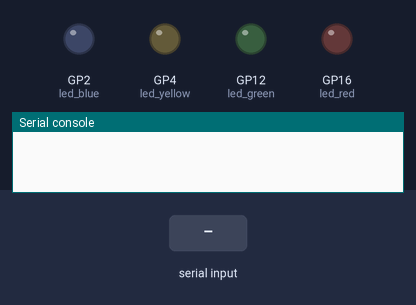
Bench run of a program on a simulated Raspberry Pi Pico running MicroPython. Shown: output pins drawn as LEDs (lit = HIGH), the last lines printed to the serial console. Inputs (shaded band) come from the test bench.

Above: at 1.2 s.
1.3 s: "c\n" received over the second serial link
At 2.1 s:
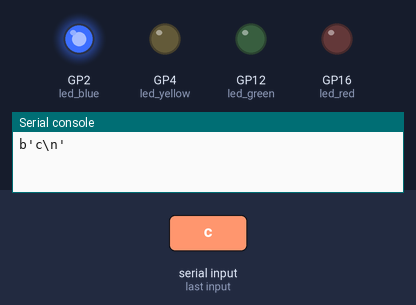
2.8 s: "e\n" received over the second serial link
At 3.2 s:
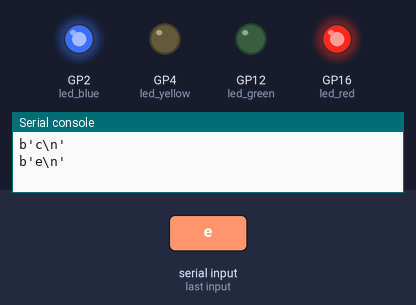
4.3 s: "d\n" received over the second serial link
At 5.5 s:
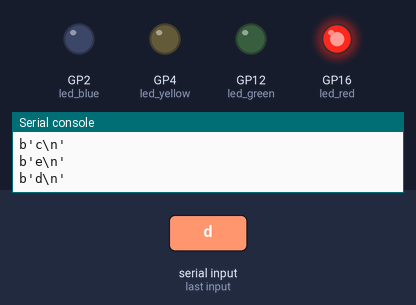
5.8 s: "a\n" received over the second serial link
At 6.7 s:
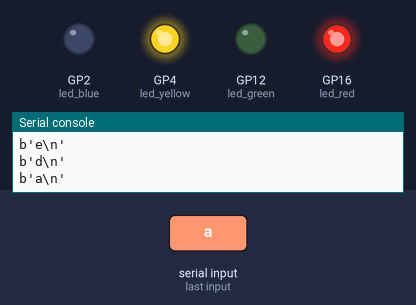
7.3 s: "f\n" received over the second serial link
At 7.8 s:
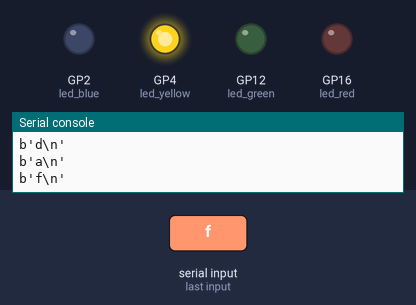
8.8 s: "g\n" received over the second serial link
At 10.2 s:
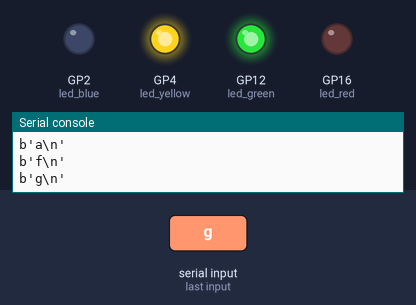
Timing chart, 0 to 11.3 s (numbered marks = the images above; inputs shaded):
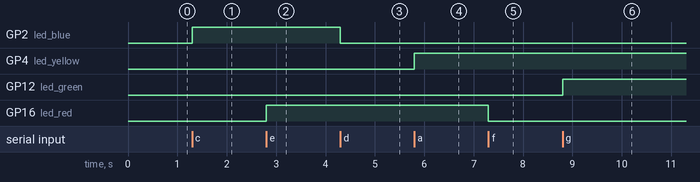

Measured:
- after the input at 1.3 s, GP2 (led_blue): LOW → HIGH at once
- after the input at 2.8 s, GP16 (led_red): LOW → HIGH at once
- after the input at 4.3 s, GP2 (led_blue): HIGH → LOW at once
- after the input at 5.8 s, GP4 (led_yellow): LOW → HIGH at once
- after the input at 7.3 s, GP16 (led_red): HIGH → LOW at once
- after the input at 8.8 s, GP12 (led_green): LOW → HIGH at once

The program:

Clase_7__Bluetooth-Receptor_.py
```python
from machine import Pin,UART
import time

uart = UART(0,9600)

led_green = Pin(12,Pin.OUT)
led_yellow  = Pin(4,Pin.OUT)
led_red = Pin(16,Pin.OUT)
led_blue = Pin(2,Pin.OUT)

while True:

    if uart.any():
        comando = uart.readline()
        print(comando)

        if "c" in comando:
            led_blue.value(1)
        if "d" in comando:
            led_blue.value(0)

        if "e" in comando:
            led_red.value(1)
        if "f" in comando:
            led_red.value(0)

        if "a" in comando:
            led_yellow.value(1)
        if "b" in comando:
            led_yellow.value(0)

        if "g" in comando:
            led_green.value(1)
        if "h" in comando:
            led_green.value(0)

            time.sleep(0.5)
```
